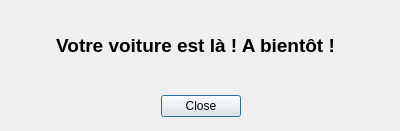
<?xml version="1.0" encoding="UTF-8"?>
<ui version="4.0">
 <class>VoitureRecuperee</class>
 <widget class="QDialog" name="VoitureRecuperee">
  <property name="geometry">
   <rect>
    <x>0</x>
    <y>0</y>
    <width>400</width>
    <height>131</height>
   </rect>
  </property>
  <property name="windowTitle">
   <string>Informations</string>
  </property>
  <widget class="QDialogButtonBox" name="buttonBox">
   <property name="geometry">
    <rect>
     <x>20</x>
     <y>90</y>
     <width>361</width>
     <height>32</height>
    </rect>
   </property>
   <property name="orientation">
    <enum>Qt::Horizontal</enum>
   </property>
   <property name="standardButtons">
    <set>QDialogButtonBox::Close</set>
   </property>
   <property name="centerButtons">
    <bool>true</bool>
   </property>
  </widget>
  <widget class="QLabel" name="label">
   <property name="geometry">
    <rect>
     <x>20</x>
     <y>20</y>
     <width>351</width>
     <height>51</height>
    </rect>
   </property>
   <property name="text">
    <string>&lt;html&gt;&lt;head/&gt;&lt;body&gt;&lt;p&gt;&lt;span style=&quot; font-size:14pt; font-weight:600;&quot;&gt;Votre voiture est là ! A bientôt !&lt;/span&gt;&lt;/p&gt;&lt;/body&gt;&lt;/html&gt;</string>
   </property>
   <property name="alignment">
    <set>Qt::AlignCenter</set>
   </property>
  </widget>
 </widget>
 <resources/>
 <connections>
  <connection>
   <sender>buttonBox</sender>
   <signal>accepted()</signal>
   <receiver>VoitureRecuperee</receiver>
   <slot>accept()</slot>
   <hints>
    <hint type="sourcelabel">
     <x>248</x>
     <y>254</y>
    </hint>
    <hint type="destinationlabel">
     <x>157</x>
     <y>274</y>
    </hint>
   </hints>
  </connection>
  <connection>
   <sender>buttonBox</sender>
   <signal>rejected()</signal>
   <receiver>VoitureRecuperee</receiver>
   <slot>reject()</slot>
   <hints>
    <hint type="sourcelabel">
     <x>316</x>
     <y>260</y>
    </hint>
    <hint type="destinationlabel">
     <x>286</x>
     <y>274</y>
    </hint>
   </hints>
  </connection>
 </connections>
</ui>
